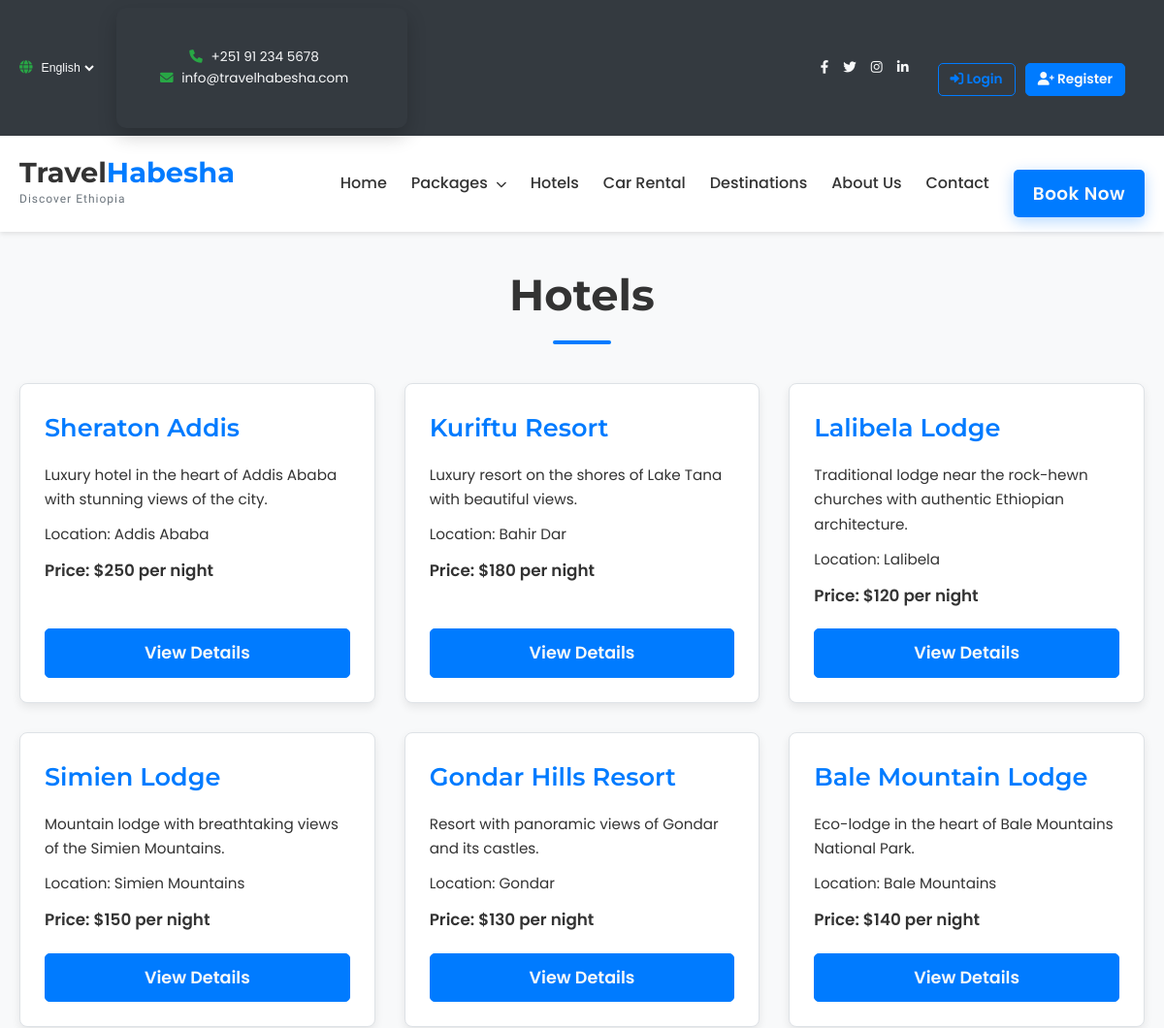
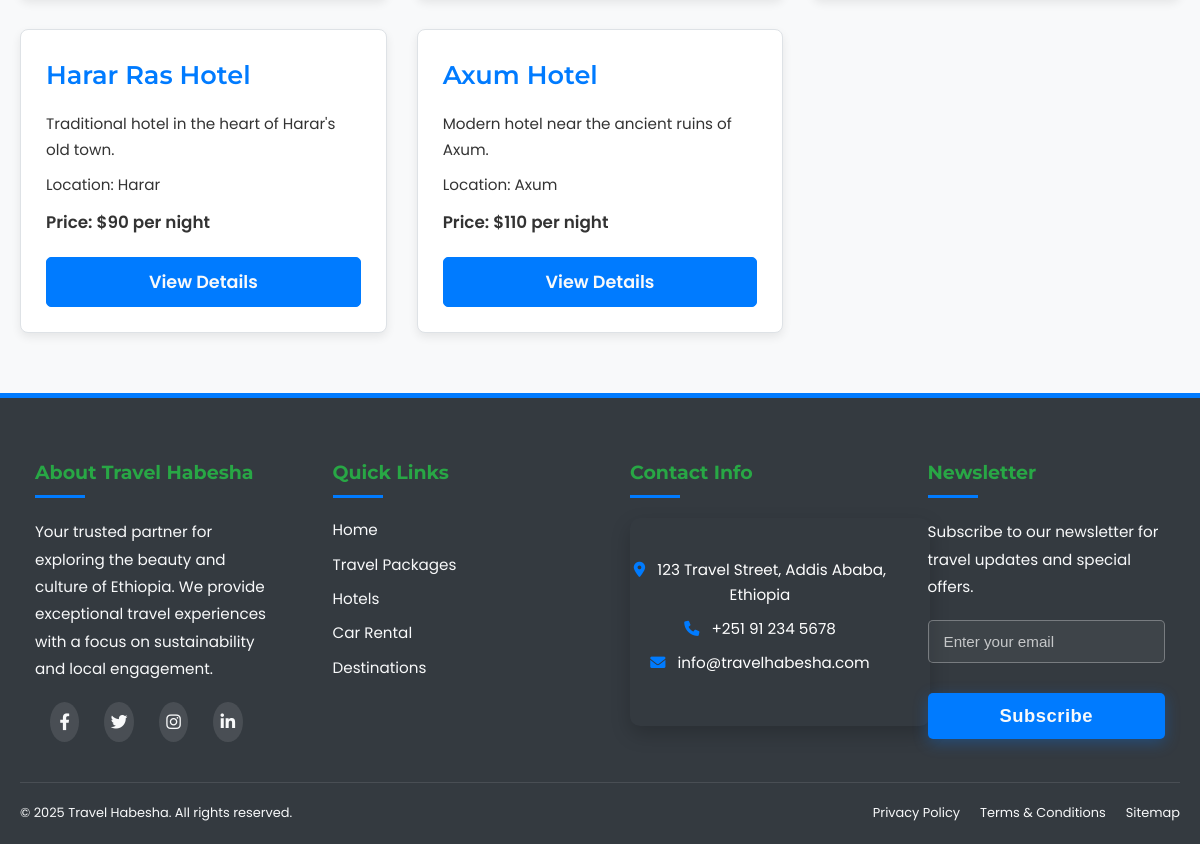
Before: /public/hotels/index with the older database file (2 pictures, top to bottom).
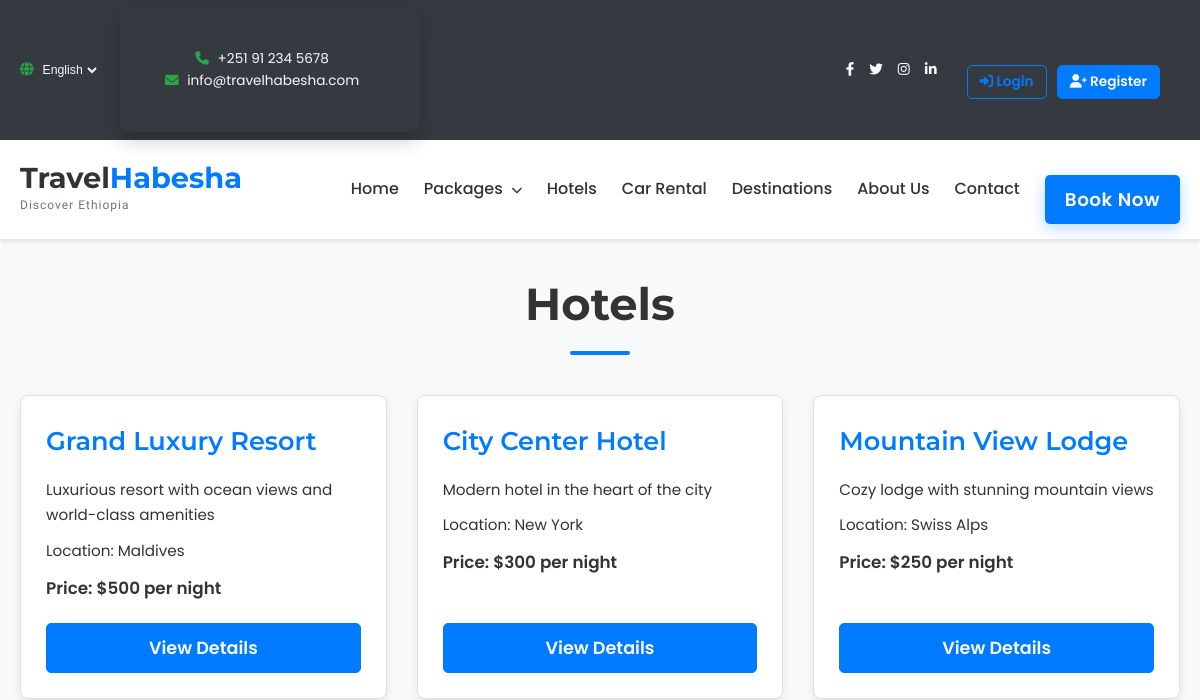
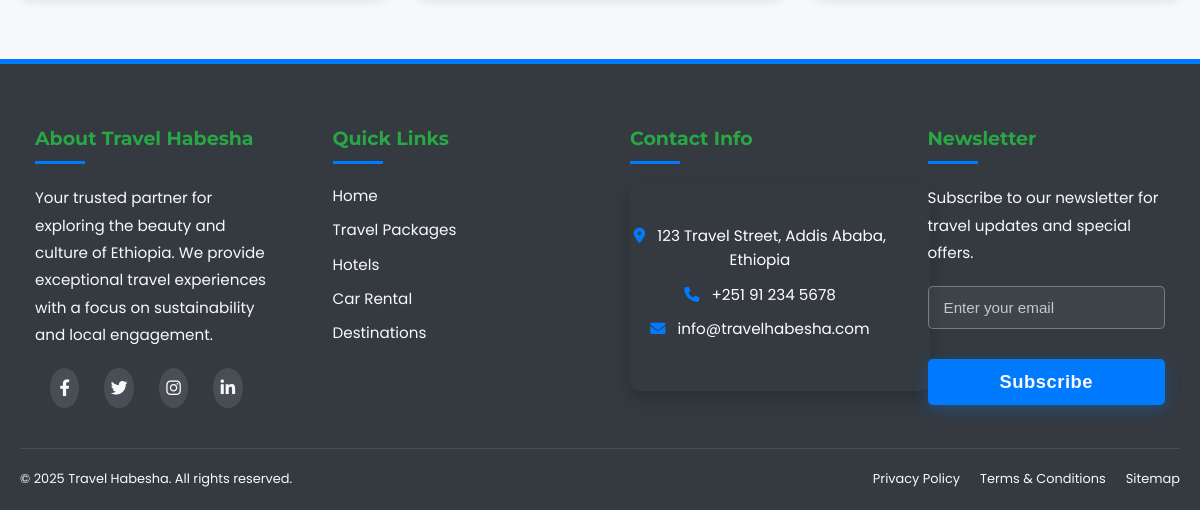
After: the same page with the newer database file (2 pictures, top to bottom).
### tables this page shows
CREATE TABLE hotels (
    id INTEGER PRIMARY KEY AUTOINCREMENT,
    name VARCHAR(100) NOT NULL,
    description TEXT NOT NULL,
    location VARCHAR(100) NOT NULL,
    image VARCHAR(255) NOT NULL,
    price_per_night DECIMAL(10,2) NOT NULL,
    rating DECIMAL(3,2) DEFAULT 0,
    type VARCHAR(50) NOT NULL,
    amenities TEXT,
    created_at TIMESTAMP DEFAULT CURRENT_TIMESTAMP
);

### app/controllers/Hotels.php (called while the page is built, shortened)
<?php
class Hotels extends Controller {
    private $hotelModel;
    public function __construct() {
        $this->hotelModel = $this->model('Hotel');
    }
    public function index() {
        $hotels = $this->hotelModel->getAllHotels();
        $types = $this->hotelModel->getHotelTypes();
        $data = [
            'title' => 'Hotels',
            'hotels' => $hotels,
            'types' => $types
        ];
        $this->view('hotels/index', $data);
    }
}

### app/core/App.php (called while the page is built, shortened)
<?php
class App {
    protected $method = 'index';
    public function __construct() {
        $url = $this->parseUrl();
        if(isset($url[0])) {
            if(file_exists('../app/controllers/' . ucfirst($url[0]) . '.php')) {
                unset($url[0]);
            }
        }
        $this->controller = new $this->controller;
        if(isset($url[1])) {
            if(method_exists($this->controller, $url[1])) {
                $this->method = $url[1];
                unset($url[1]);
            }
        }
        $this->params = $url ? array_values($url) : [];
        call_user_func_array([$this->controller, $this->method], $this->params);
    }
    protected function parseUrl() {
        if(isset($_GET['url'])) {
            return explode('/', filter_var(rtrim($_GET['url'], '/'), FILTER_SANITIZE_URL));
        }
    }
}

### public/index.php (called while the page is built, shortened)
<?php
$app = new App;

### app/core/Database.php (called while the page is built, shortened)
<?php
class Database {
    private $dbh;
    private $stmt;
    public function __construct() {
        $dsn = DB_TYPE . ':' . DB_NAME;
        $options = array(
            PDO::ATTR_PERSISTENT => true,
            PDO::ATTR_ERRMODE => PDO::ERRMODE_EXCEPTION,
            PDO::ATTR_DEFAULT_FETCH_MODE => PDO::FETCH_OBJ,
            PDO::ATTR_EMULATE_PREPARES => false
        );
        try {
            $this->dbh = new PDO($dsn, null, null, $options);
        } catch(PDOException $e) {
            $this->error = $e->getMessage();
            echo $this->error;
        }
    }
    public function query($sql) {
        $this->stmt = $this->dbh->prepare($sql);
    }
    public function execute() {
        return $this->stmt->execute();
    }
    public function resultSet() {
        $this->execute();
        return $this->stmt->fetchAll();
    }
}

### app/models/Hotel.php (called while the page is built, shortened)
<?php
class Hotel extends Model {
    public function getAllHotels() {
        $this->db->query('SELECT * FROM hotels ORDER BY created_at DESC');
        return $this->db->resultSet();
    }
    public function getHotelTypes() {
        $this->db->query('SELECT DISTINCT type FROM hotels ORDER BY type');
        return $this->db->resultSet();
    }
}

### app/core/Model.php (called while the page is built, shortened)
<?php
class Model {
    public function __construct() {
        $this->db = new Database;
    }
}

### app/views/hotels/index.php (the view, shortened to what this page needs)
<!DOCTYPE html>
<html lang="en">
<head>
    <link rel="stylesheet" href="<?php echo URLROOT; ?>/css/pages/hotels.css">
    <link href="https://cdnjs.cloudflare.com/ajax/libs/font-awesome/6.0.0/css/all.min.css" rel="stylesheet">
</head>
<body>
    <?php require_once APPROOT . '/views/inc/header.php'; ?>
    <div class="container">
        <h1>Hotels</h1>
        <div class="hotels-grid">
            <?php foreach ($data['hotels'] as $hotel): ?>
            <div class="hotel-card">
                <h2><?php echo $hotel->name; ?></h2>
                <p><?php echo $hotel->description; ?></p>
                <p>Location: <?php echo $hotel->location; ?></p>
                <p>Price: $<?php echo $hotel->price_per_night; ?> per night</p>
                <a href="<?php echo URLROOT; ?>/hotels/show/<?php echo $hotel->id; ?>" class="btn">View Details</a>
            </div>
            <?php endforeach; ?>
        </div>
    </div>
    <?php require_once APPROOT . '/views/inc/footer.php'; ?>
</body>
</html>

Changed rows visible on the page:
removed hotels: name "Sheraton Addis", description "Luxury hotel in the heart of Addis Ababa with stunning views of the city.", location "Addis Ababa", price_per_night "250"
removed hotels: name "Kuriftu Resort", description "Luxury resort on the shores of Lake Tana with beautiful views.", location "Bahir Dar", price_per_night "180"
removed hotels: name "Simien Lodge", description "Mountain lodge with breathtaking views of the Simien Mountains.", location "Simien Mountains", price_per_night "150"
removed hotels: name "Gondar Hills Resort", description "Resort with panoramic views of Gondar and its castles.", location "Gondar", price_per_night "130"
removed hotels: name "Bale Mountain Lodge", description "Eco-lodge in the heart of Bale Mountains National Park.", location "Bale Mountains", price_per_night "140"
removed hotels: name "Harar Ras Hotel", description "Traditional hotel in the heart of Harar's old town.", location "Harar", price_per_night "90"
removed hotels: name "Axum Hotel", description "Modern hotel near the ancient ruins of Axum.", location "Axum", price_per_night "110"
added hotels: name "Grand Luxury Resort", description "Luxurious resort with ocean views and world-class amenities", location "Maldives", price_per_night "500"
added hotels: name "City Center Hotel", description "Modern hotel in the heart of the city", location "New York", price_per_night "300"
changed hotels: name "Lalibela Lodge" → "Mountain View Lodge"; description "Traditional lodge near the rock-hewn churches with authentic Ethiopian architecture." → "Cozy lodge with stunning mountain views"; location "Lalibela" → "Swiss Alps"; price_per_night "120" → "250"
